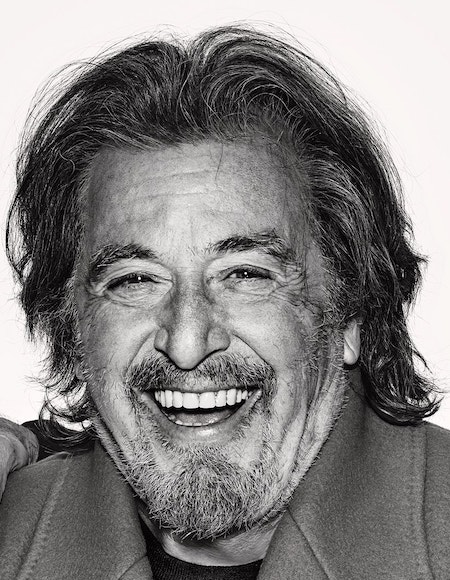
#> input picture Hybrid_Images/left.jpg, 450 x 580 px
$ python main.py
#> lines starting #> are read from the running program, lines starting #| are printed output that depends on the picture
import cv2
import numpy as np
import matplotlib.pyplot as plt

def gaussian_kernel(size: int, sigma: float) -> np.ndarray:
    """Tạo kernel Gaussian 2D"""
    ax = np.linspace(-(size // 2), size // 2, size)
    xx, yy = np.meshgrid(ax, ax)
    kernel = np.exp(-(xx**2 + yy**2) / (2 * sigma**2))
    return kernel / np.sum(kernel)

def correlation_2d(img: np.ndarray, filter: np.ndarray) -> np.ndarray:
    H, W, C = img.shape
    kh, kw = filter.shape

    pad_h = kh // 2
    pad_w = kh // 2

    padded = np.pad(img, pad_width=((pad_h, pad_h),(pad_w, pad_w), (0, 0)), mode='reflect')

    output = np.zeros_like(img, dtype=np.float64)

    for c in range(C):
        for i in range(H):
            for j in range(W):
                region = padded[i:i+kh, j:j+kw, c]
                output[i, j, c] = np.sum(region * filter)

    return output

def hybrid_images(img1_name: str, img2_name: str):
    """Hybrid images is Combining a lowpassed image with another image with highpassed component"""
#> called with img1_name = 'left.jpg', img2_name = 'right.jpg'
    img1 = cv2.imread(img1_name)
#> img1 is the input picture: shape (580, 450, 3); mean B, G, R 129.8, 130.5, 132.6
    img2 = cv2.imread(img2_name)
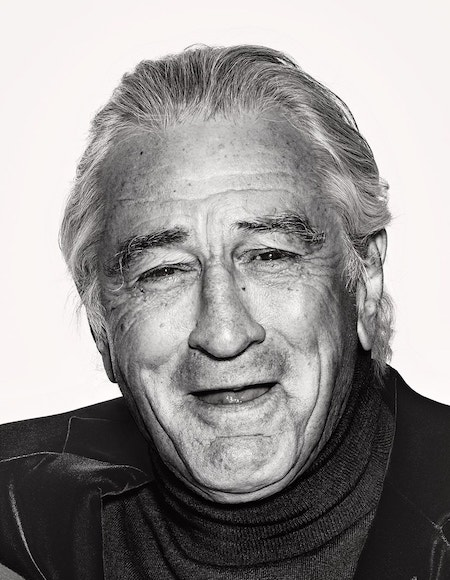
#> input picture Hybrid_Images/right.jpg, 450 x 580 px
#> img2 is the input picture: shape (580, 450, 3); mean B, G, R 147.1, 147.7, 150.4

    filter = gaussian_kernel(21, 5)

    lowpass = correlation_2d(img1, filter)
#> in correlation_2d, `padded = np.pad(img, pad_width=((pad_h, pad_h),(pad_w, pad_w), (0, 0))..`:
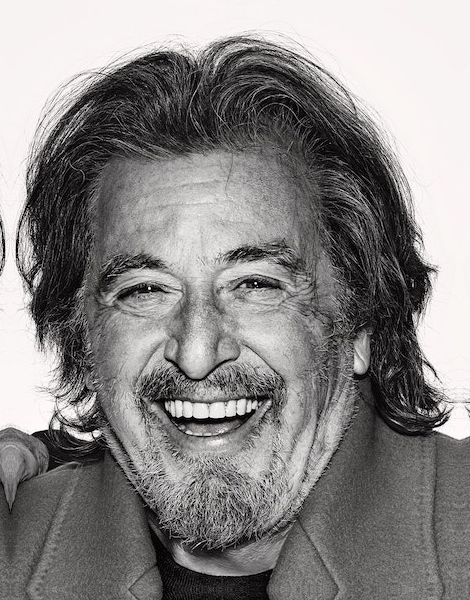
#> padded: shape (600, 470, 3); mean B, G, R 134, 134.6, 136.9
#> after the loop in correlation_2d, `for c in range(C):`:
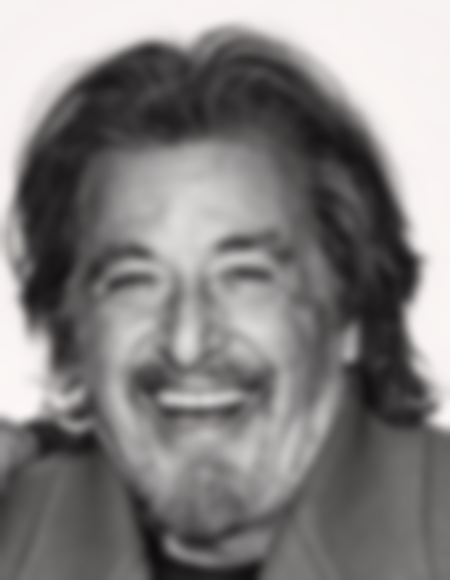
#> output: shape (580, 450, 3) float64; mean B, G, R 129.8, 130.5, 132.6
    highpass = img2 - correlation_2d(img2, filter)
#> in correlation_2d (call 2), `padded = np.pad(img, pad_width=((pad_h, pad_h),(pad_w, pad_w), (0, 0))..`:
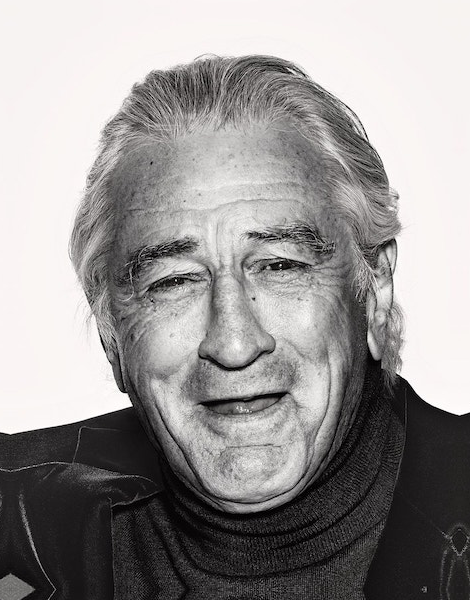
#> padded: shape (600, 470, 3); mean B, G, R 148.5, 149.1, 151.8
#> after the loop in correlation_2d (call 2), `for c in range(C):`:
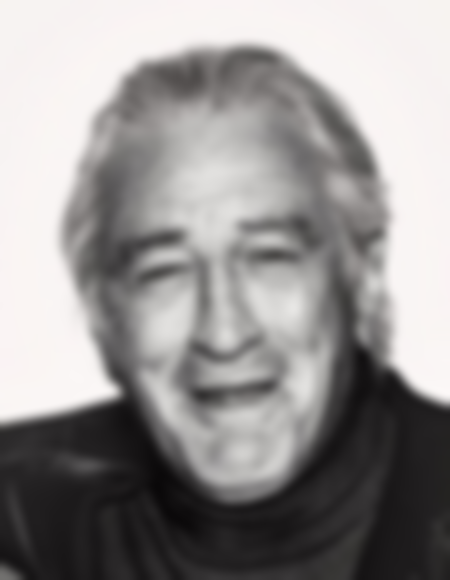
#> output: shape (580, 450, 3) float64; mean B, G, R 147.1, 147.7, 150.4
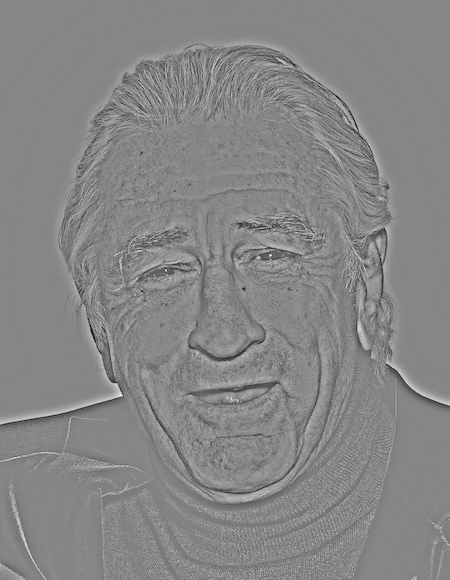
#> highpass: shape (580, 450, 3) float64; mean B, G, R 0, 0, 0; drawn with min black and max white

    hybrid = np.clip(lowpass + highpass, 0, 255).astype(np.int8)
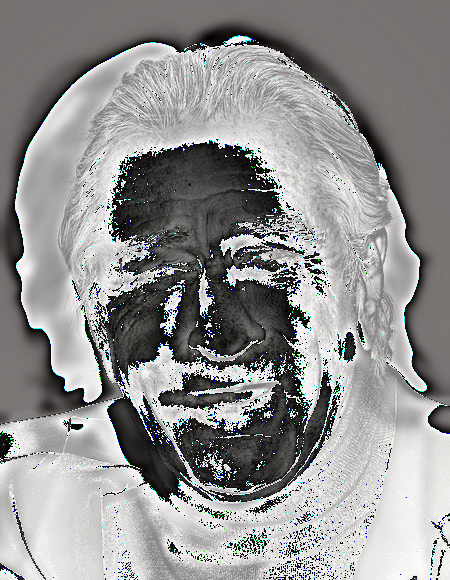
#> hybrid: shape (580, 450, 3) int8; mean B, G, R 16.8, 16.9, 17.4; drawn with min black and max white
    hybrid = hybrid.astype(np.uint8)
    return hybrid

hybrid = hybrid_images("left.jpg", "right.jpg")

cv2.imshow("Hybrid Image", hybrid)
cv2.waitKey(0)
cv2.destroyAllWindows()
